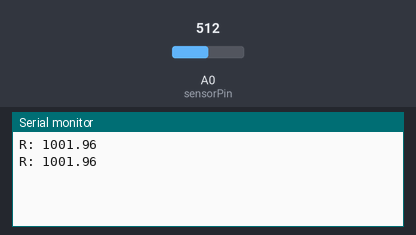
A sketch run on a simulated Arduino Uno, built with avr-gcc and run on an emulated ATmega328P. On the bench: the last lines printed to the serial monitor. The inputs (shaded band) are chosen by the test bench; at power-on: A0 (sensorPin) = 512.

Above: at 1.8 s.
1.9 s: A0 (sensorPin) set to 1012
At 2.8 s:
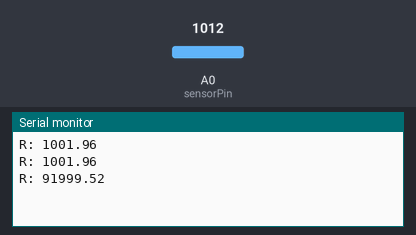
3.4 s: A0 (sensorPin) set to 1023
At 4.8 s:
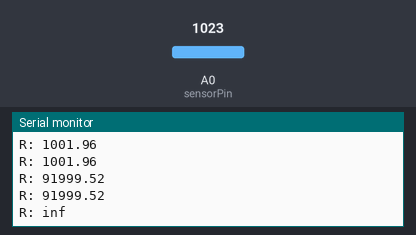

Measured:
- the behaviour switches between 1022 and 1023 on A0 (sensorPin) (found by bisection; images 1 and 2)
- after the input at 1.9 s, the serial monitor: prints a new line after 0.10 s (image 1)
- after the input at 3.4 s, the serial monitor: prints a new line after 0.60 s (image 2)

The sketch:

arduino_ohmmeter.ino
```cpp
const int sensorPin = A0;  // Analog input pin that senses Vout
int sensorValue = 0;       // sensorPin default value
float Vin = 3.3;             // Input voltage
float Vout = 0;            // Vout default value
float Rref = 1000;          // Reference resistor's value in ohms (you can give this value in kiloohms or megaohms - the resistance of the tested resistor will be given in the same units)
float R = 0;               // Tested resistors default value

void setup ()
{
  Serial.begin(115200);      // Initialize serial communications at 9600 bps
}

void loop ()
{
  sensorValue = analogRead(sensorPin);  // Read Vout on analog input pin A0 (Arduino can sense from 0-1023, 1023 is 5V)
  Vout = (Vin * sensorValue) / 1023;    // Convert Vout to volts
  R = Rref * (1 / ((Vin / Vout) - 1));  // Formula to calculate tested resistor's value
  Serial.print("R: ");
  Serial.println(R);                    // Give calculated resistance in Serial Monitor
  delay(1000);                          // Delay in milliseconds between reeds
}
```
